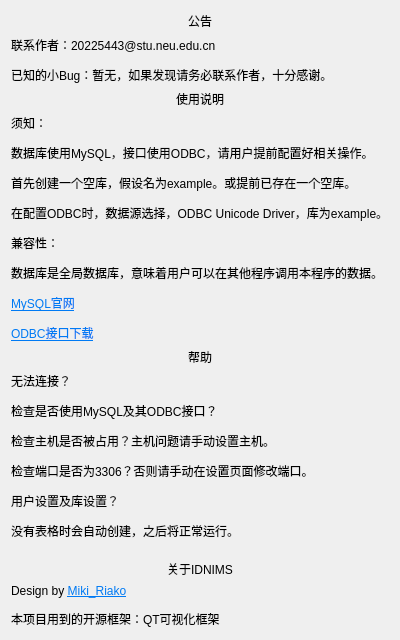
           <widget class="QWidget" name="pageAbout">
            <layout class="QGridLayout" name="gridLayout_2">
             <property name="topMargin">
              <number>12</number>
             </property>
             <property name="bottomMargin">
              <number>12</number>
             </property>
             <item row="1" column="0">
              <widget class="QLabel" name="label_4">
               <property name="styleSheet">
                <string notr="true">font: 12pt &quot;Microsoft YaHei UI&quot;;</string>
               </property>
               <property name="text">
                <string>&lt;html&gt;&lt;head/&gt;&lt;body&gt;&lt;p&gt;联系作者：20225443@stu.neu.edu.cn&lt;/p&gt;&lt;p&gt;已知的小Bug：暂无，如果发现请务必联系作者，十分感谢。&lt;/p&gt;&lt;/body&gt;&lt;/html&gt;</string>
               </property>
              </widget>
             </item>
             <item row="7" column="0">
              <widget class="QLabel" name="label_8">
               <property name="styleSheet">
                <string notr="true">font: 12pt &quot;Microsoft YaHei UI&quot;;</string>
               </property>
               <property name="text">
                <string>&lt;html&gt;&lt;head/&gt;&lt;body&gt;&lt;p&gt;Design by &lt;a href=&quot;https://github.com/Miki-Riako&quot;&gt;&lt;span style=&quot; text-decoration: underline; color:#007af4;&quot;&gt;Miki_Riako&lt;/span&gt;&lt;/a&gt;&lt;/p&gt;&lt;p&gt;本项目用到的开源框架：QT可视化框架&lt;/p&gt;&lt;/body&gt;&lt;/html&gt;</string>
               </property>
               <property name="openExternalLinks">
                <bool>true</bool>
               </property>
              </widget>
             </item>
             <item row="0" column="0">
              <widget class="QLabel" name="label_3">
               <property name="styleSheet">
                <string notr="true">font: 700 16pt &quot;Microsoft YaHei UI&quot;;</string>
               </property>
               <property name="text">
                <string>公告</string>
               </property>
               <property name="alignment">
                <set>Qt::AlignCenter</set>
               </property>
              </widget>
             </item>
             <item row="2" column="0">
              <widget class="QLabel" name="label_5">
               <property name="styleSheet">
                <string notr="true">font: 700 16pt &quot;Microsoft YaHei UI&quot;;</string>
               </property>
               <property name="text">
                <string>使用说明</string>
               </property>
               <property name="alignment">
                <set>Qt::AlignCenter</set>
               </property>
              </widget>
             </item>
             <item row="4" column="0">
              <widget class="QLabel" name="label_10">
               <property name="styleSheet">
                <string notr="true">font: 700 16pt &quot;Microsoft YaHei UI&quot;;</string>
               </property>
               <property name="text">
                <string>帮助</string>
               </property>
               <property name="alignment">
                <set>Qt::AlignCenter</set>
               </property>
              </widget>
             </item>
             <item row="6" column="0">
              <widget class="QLabel" name="label_7">
               <property name="styleSheet">
                <string notr="true">font: 700 16pt &quot;Microsoft YaHei UI&quot;;</string>
               </property>
               <property name="text">
                <string>关于IDNIMS</string>
               </property>
               <property name="alignment">
                <set>Qt::AlignCenter</set>
               </property>
              </widget>
             </item>
             <item row="3" column="0">
              <widget class="QLabel" name="label_6">
               <property name="styleSheet">
                <string notr="true">font: 12pt &quot;Microsoft YaHei UI&quot;;</string>
               </property>
               <property name="text">
                <string>&lt;html&gt;&lt;head/&gt;&lt;body&gt;&lt;p&gt;须知：&lt;/p&gt;&lt;p&gt;数据库使用MySQL，接口使用ODBC，请用户提前配置好相关操作。&lt;/p&gt;&lt;p&gt;首先创建一个空库，假设名为example。或提前已存在一个空库。&lt;/p&gt;&lt;p&gt;在配置ODBC时，数据源选择，ODBC Unicode Driver，库为example。&lt;/p&gt;&lt;p&gt;兼容性：&lt;/p&gt;&lt;p&gt;数据库是全局数据库，意味着用户可以在其他程序调用本程序的数据。&lt;/p&gt;&lt;p&gt;&lt;a href=&quot;https://www.mysql.com/&quot;&gt;&lt;span style=&quot; text-decoration: underline; color:#007af4;&quot;&gt;MySQL官网&lt;/span&gt;&lt;/a&gt;&lt;/p&gt;&lt;p&gt;&lt;a href=&quot;https://dev.mysql.com/downloads/connector/odbc/&quot;&gt;&lt;span style=&quot; text-decoration: underline; color:#007af4;&quot;&gt;ODBC接口下载&lt;/span&gt;&lt;/a&gt;&lt;/p&gt;&lt;/body&gt;&lt;/html&gt;</string>
               </property>
               <property name="openExternalLinks">
                <bool>true</bool>
               </property>
              </widget>
             </item>
             <item row="5" column="0">
              <widget class="QLabel" name="label_11">
               <property name="styleSheet">
                <string notr="true">font: 12pt &quot;Microsoft YaHei UI&quot;;</string>
               </property>
               <property name="text">
                <string>&lt;html&gt;&lt;head/&gt;&lt;body&gt;&lt;p&gt;无法连接？&lt;/p&gt;&lt;p&gt;检查是否使用MySQL及其ODBC接口？&lt;/p&gt;&lt;p&gt;检查主机是否被占用？主机问题请手动设置主机。&lt;/p&gt;&lt;p&gt;检查端口是否为3306？否则请手动在设置页面修改端口。&lt;/p&gt;&lt;p&gt;用户设置及库设置？&lt;/p&gt;&lt;p&gt;没有表格时会自动创建，之后将正常运行。&lt;br/&gt;&lt;/p&gt;&lt;/body&gt;&lt;/html&gt;</string>
               </property>
              </widget>
             </item>
            </layout>
           </widget>
